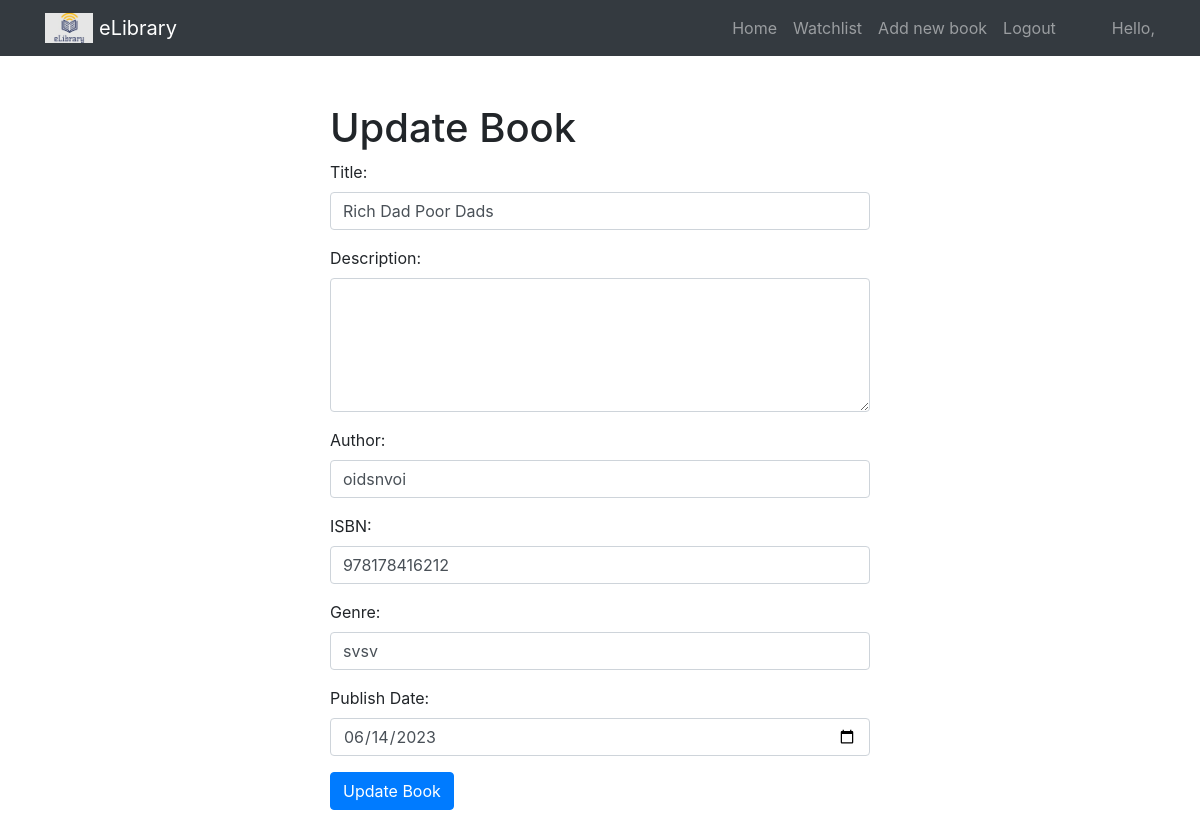
The app's page /eLibrary/book/Rich Dad Poor Dads/update, older data.
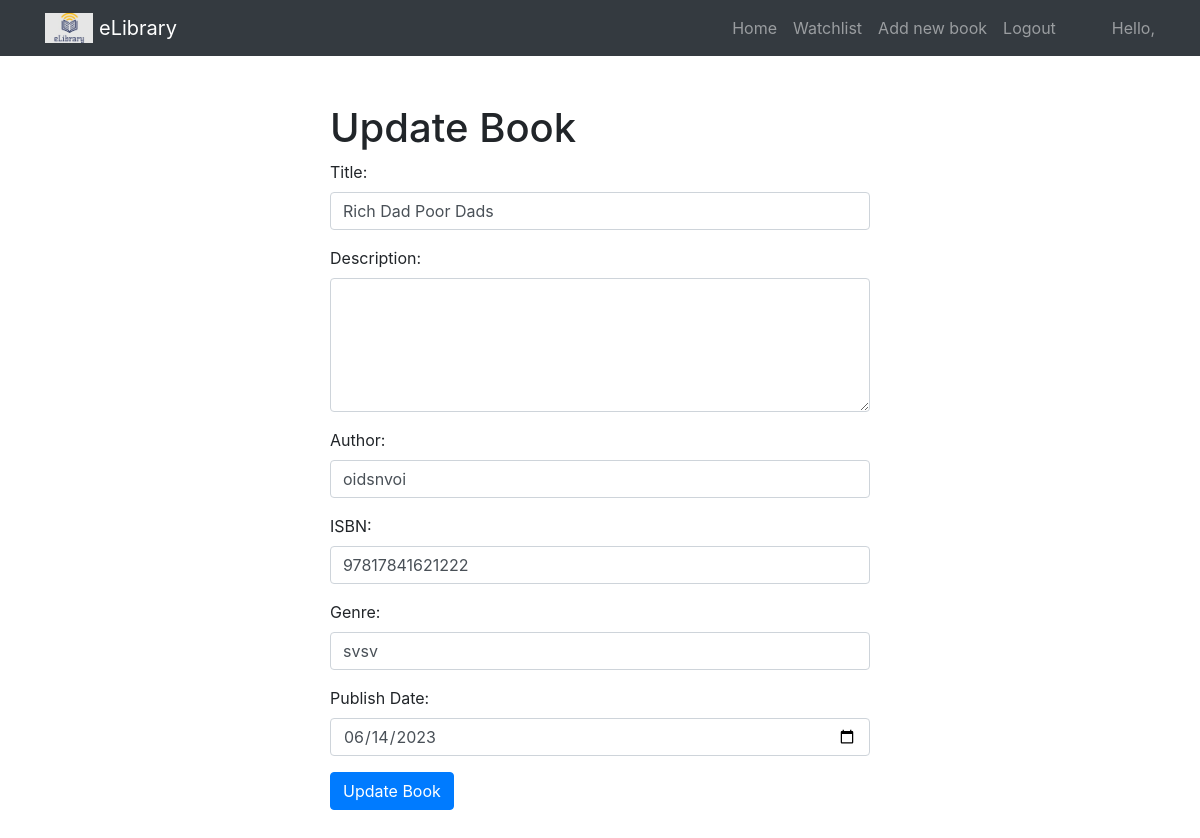
The same page, newer data.
### eLibrary/models.py (models this page shows, shortened)
class Book(models.Model):
    title = models.CharField(max_length=100, unique=True)
    author = models.CharField(max_length=100, default="Unknown")
    isbn = models.CharField(max_length=20, default="N/A", unique=True)
    genre = models.CharField(max_length=50, default="Unknown")
    description = models.TextField(blank=True, null=True)
    publish_date = models.DateField()

### eLibrary/views.py (the view)
# urls.py: path('book/<str:book_title>/update', views.update_book, name="update_book"),   #update page view
def update_book(request, book_title):
    book = get_object_or_404(Book, title=book_title)
    if request.method == 'POST':
        title = request.POST['title']
        description = request.POST['description']
        author = request.POST['author']
        isbn = request.POST['isbn']
        genre = request.POST['genre']
        publish_date = datetime.strptime(request.POST['publish_date'], '%Y-%m-%d').date()
        if Book.objects.filter(title=title).exclude(pk=book.pk).exists():
            error_message = 'A book with the same title already exists. Title set back to original value.'
        elif Book.objects.filter(isbn=isbn).exclude(pk=book.pk).exists():
            error_message = 'A book with the same ISBN already exists. ISBN set back to original value.'
        else:
            book.title = title
            book.description = description
            book.author = author
            book.isbn = isbn
            book.genre = genre
            book.publish_date = publish_date
            book.save()
            return redirect('eLibrary:book_view', book_title=book.title)
    else:
        error_message = None
    return render(request, 'eLibrary/update_book.html', {
        'book': book,
        'error_message': error_message
    })

### eLibrary/templates/eLibrary/update_book.html (shortened to what this page needs)
{% extends 'eLibrary/layout.html' %}
{% block body %}
<div class="container mt-5 mb-5">
    <div class="row">
        <div class="col-md-6 offset-md-3">
            <h1>Update Book</h1>
            <form method="POST" action="{% url 'eLibrary:update_book' book.title %}">
                <div class="form-group">
                    <label for="title">Title:</label>
                    <input type="text" class="form-control" name="title" value="{{ book.title }}" required>
                </div>
                <div class="form-group">
                    <label for="description">Description:</label>
                    <textarea class="form-control" name="description" rows="5">{{ book.description }}</textarea>
                </div>
                <div class="form-group">
                    <label for="author">Author:</label>
                    <input type="text" class="form-control" name="author" value="{{ book.author }}" required>
                </div>
                <div class="form-group">
                    <label for="isbn">ISBN:</label>
                    <input type="text" class="form-control" name="isbn" value="{{ book.isbn }}" required>
                </div>
                <div class="form-group">
                    <label for="genre">Genre:</label>
                    <input type="text" class="form-control" name="genre" value="{{ book.genre }}" required>
                </div>
                <div class="form-group">
                    <label for="publish_date">Publish Date:</label>
                    <input type="date" class="form-control" name="publish_date" value="{{ book.publish_date|date:'Y-m-d' }}" required>
                </div>
                <button type="submit" class="btn btn-primary">Update Book</button>
            </form>
        </div>
    </div>
</div>
{% endblock %}

Row changes from the older to the newer data that the page shows:
changed Book "Rich Dad Poor Dads": isbn "978178416212" → "97817841621222"
